Frame 1 (no input): blank canvas, image omitted
Frame 60 (the mouse pressed at the canvas centre just before this capture): blank canvas, image omitted
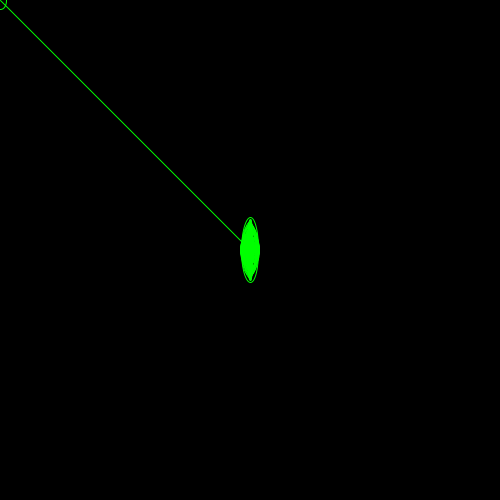
Frame 120 (the mouse held since frame 60 and released just before this capture)

The Processing sketch whose frames 1 and 60 were blank and that drew this single picture after the mouse press (run headless with seeded random() and noise(); from frame 60 on, the mouse is pressed at the canvas centre):

// Processing sketch: processing_2816
// ── processing_2816.pde

void setup(){
  background(0,40);
  size(500,500);
}

void draw(){
  frameRate(10);
  smooth();
  //background(0,40);
  if(mousePressed) {
    stroke(0,255,0);
    noFill();
    //translate(mouseX,mouseY);
    //rotate(PI/12.0);
    ellipse(pmouseX,pmouseY,random(20),random(70));
    line(pmouseX,pmouseY,mouseX,mouseY);
  }
}
